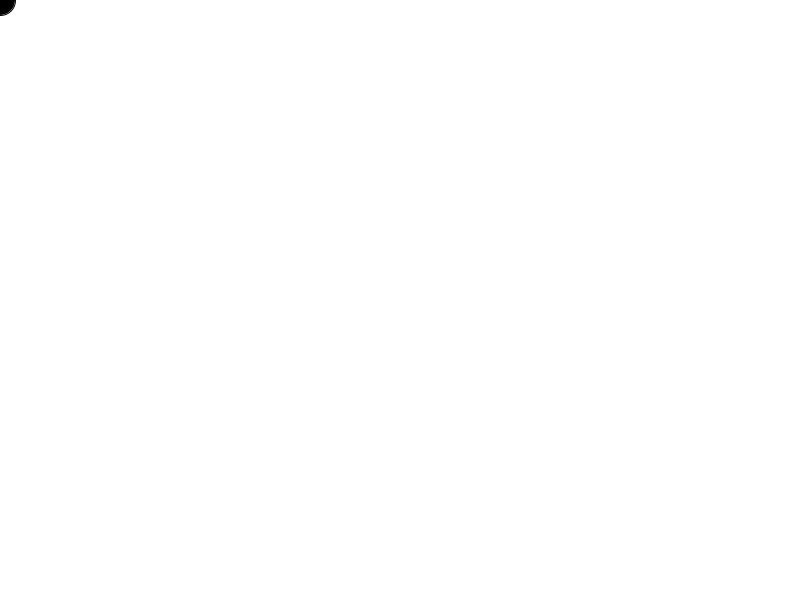
Frame 1 (no input)
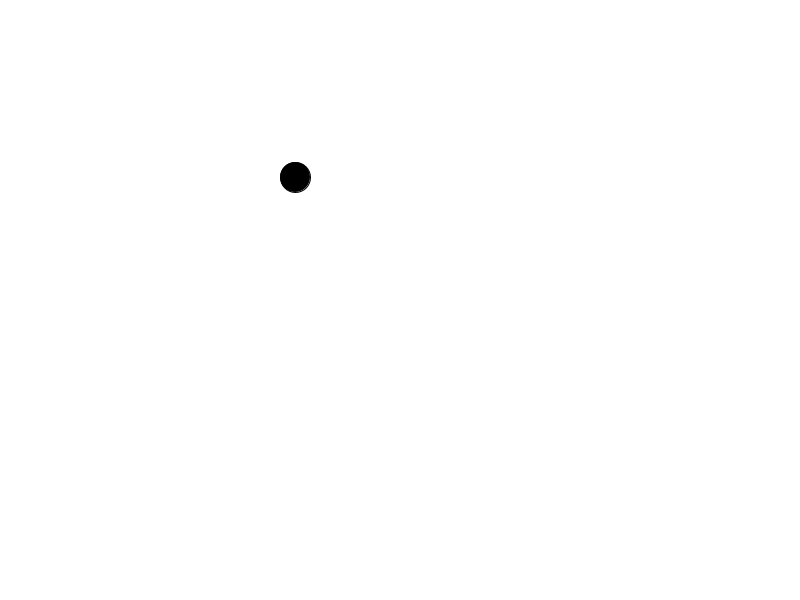
Frame 60 (the mouse pressed at the canvas centre just before this capture)
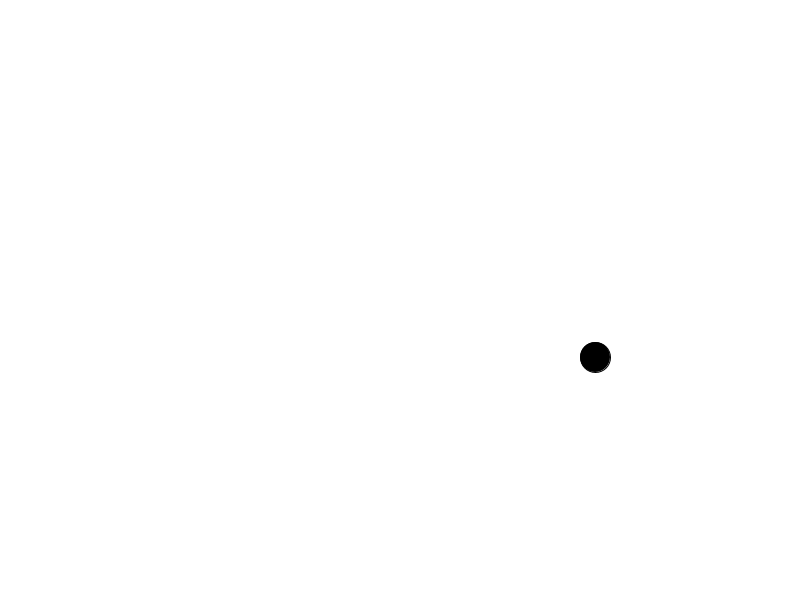
Frame 120 (the mouse held since frame 60 and released just before this capture)

The Processing sketch that drew these frames (run headless with seeded random() and noise(); from frame 60 on, the mouse is pressed at the canvas centre):

// Processing sketch: sketch_191004a
// ── sketch_191004a.pde
Ball a;

void setup() {
  size(800,600);
  a = new Ball(30);
}

void draw() {
  background(255);
  a.show();
  a.move();
  a.bump();
}

// ── ball.pde
class Ball {
  float radius;
  PVector location;
  PVector velocity;

  Ball(float r) {
    radius = r;

    location = new PVector(0, 0);
    velocity= new PVector(5, 3);
  }

  void show() {
    fill(0);
    ellipse(location.x, location.y, radius, radius );
  }

  void move() {
    location.add(velocity);
  }

  void bump() {
    if (location.x > width || location.x <= 0) {
      velocity.x = velocity.x*-1;
      if (location.y > height || location.y <= 0) {
        velocity.y = velocity.y*-1;
      }
    }
  }
}
